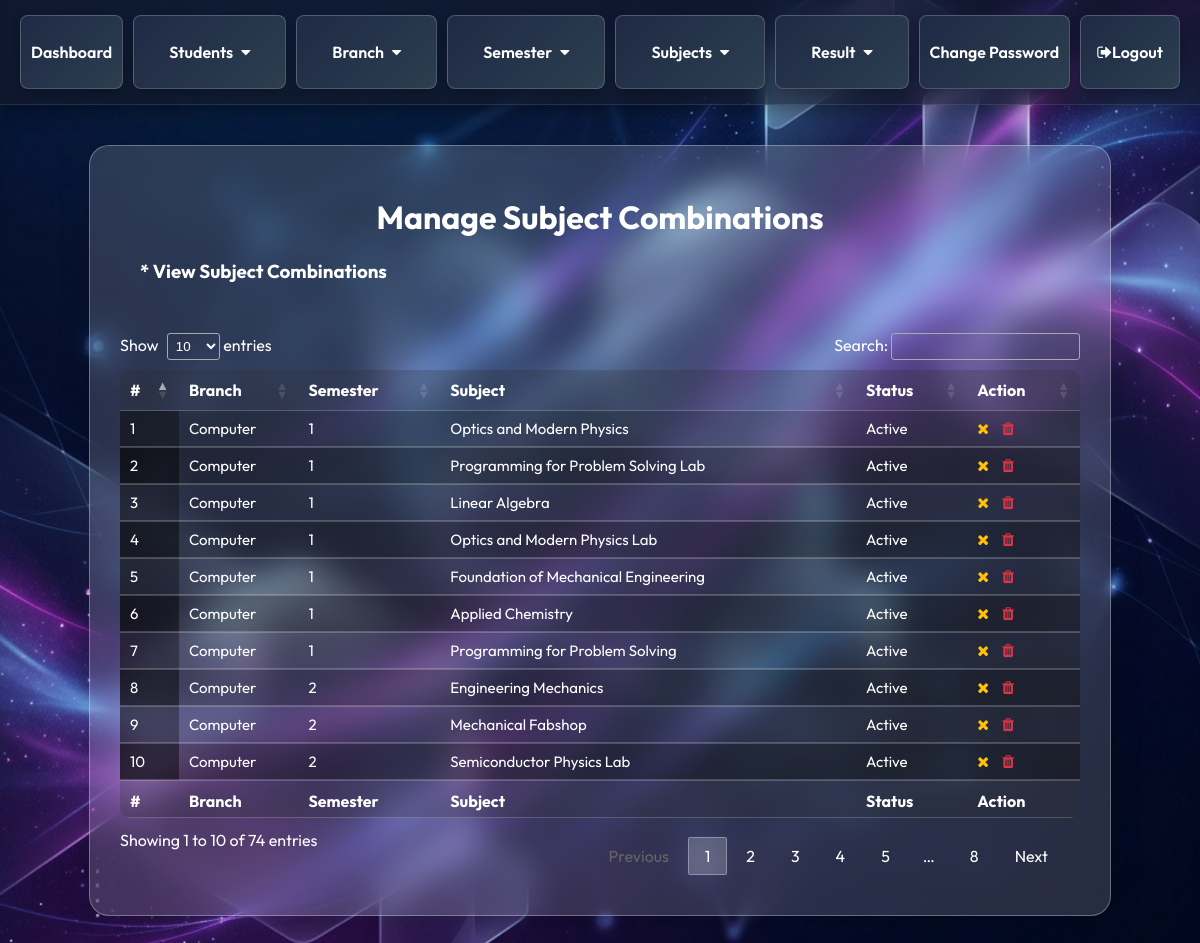
Page /manage-subjcomb.php (signed in) on the committed database.
### tables this page shows
CREATE TABLE `subject_comb` (
  `comb_id` int(200) NOT NULL,
  `branch_id` int(50) NOT NULL,
  `sem_id` int(9) NOT NULL,
  `subj_id` int(200) NOT NULL,
  `status` int(1) NOT NULL
);

CREATE TABLE `branch` (
  `branch_id` int(50) NOT NULL,
  `branch` varchar(100) NOT NULL
);

CREATE TABLE `semester` (
  `sem_id` int(9) NOT NULL,
  `semester` int(100) NOT NULL
);

CREATE TABLE `subjects` (
  `subj_id` int(200) NOT NULL,
  `subj_name` varchar(200) NOT NULL,
  `subj_code` varchar(100) NOT NULL,
  `status` int(1) NOT NULL
);

### manage-subjcomb.php (the view, shortened to what this page needs)
<?php
include "includes/connection.php";
?>
<!DOCTYPE html>
<html lang="en">
<head>
    <link rel="stylesheet" type="text/css" href="css/fp1.css?version=52">
	<link rel="stylesheet" href=
"https://cdn.datatables.net/1.10.22/css/jquery.dataTables.min.css" />
</head>
<body>
    <?php include "nav.php";?>
    <div class="m2">
        <h1 style="text-align:center;">Manage Subject Combinations</h1>
        <h3 style="margin : 20px; margin-bottom:50px">* View Subject Combinations</h3>
        <table id="tableID" class="display">
            <thead  >
                <tr >
                    <th >#</th>
                    <th>Branch</th>
                    <th>Semester</th>
                    <th>Subject</th>
                    <th>Status</th>
                    <th>Action</th>
                </tr>
            </thead>
            <tfoot>
                <tr>
                    <th >#</th>
                    <th>Branch</th>
                    <th>Semester</th>
                    <th>Subject</th>
                    <th>Status</th>
                    <th>Action</th>
                </tr>
            </tfoot>
            <tbody>
<?php
$sql = "SELECT branch.branch, semester.semester, subjects.subj_name, subject_comb.comb_id as scid, subject_comb.status from subject_comb join branch on subject_comb.branch_id = branch.branch_id join semester on subject_comb.sem_id = semester.sem_id join subjects on subjects.subj_id = subject_comb.subj_id order by semester";
$result = mysqli_query($conn, $sql);
$c = 1;
$num = mysqli_num_rows($result);
if($num > 0){
    while($row = mysqli_fetch_assoc($result)){
        ?>
        <tr>
            <td><?php echo $c;?></td>
            <td><?php echo $row['branch'];?></td>
            <td><?php echo $row['semester'];?></td>
            <td><?php echo $row['subj_name'];?></td>
            <td><?php if($row['status'] == 1){
                echo "Active";
            }
            else{
                echo "Blocked";
            };?></td>
<td>
<?php if($row['status']=='0')
{ ?>
<a href="manage-subjcomb.php?acid=<?php echo $row['scid'];?>" onclick="return confirm('Do you really want to activate this subject?');"><i class="fa fa-check" title="Activate Record" style="color: #28a745; margin-right: 10px;"></i> </a><?php } else {?>
<a href="manage-subjcomb.php?did=<?php echo $row['scid'];?>" onclick="return confirm('Do you really want to deactivate this subject?');"><i class="fa fa-times" title="Deactivate Record" style="color: #ffc107; margin-right: 10px;"></i> </a>
<?php }?>
<a href="manage-subjcomb.php?delete=<?php echo $row['scid'];?>" onclick="return confirm('Do you really want to delete this combination?');"><i class="fa fa-trash" title="Delete Record" style="color: #dc3545;"></i> </a>
</td>
</tr>
        <?php
        $c++;
    }
}
?>
            </tbody>
        </table>
    </div>
</body>
</html>

### css/fp1.css (style rules this page uses)
body { margin: 0; padding: 0; font-family: 'Outfit', sans-serif; color: white; }
.m1, .m2 { background: rgba(255, 255, 255, 0.15); backdrop-filter: blur(16px); -webkit-backdrop-filter: blur(16px); border: 1px solid rgba(255, 255, 255, 0.3); border-radius: 20px; box-shadow: 0 8px 32px rgba(0, 0, 0, 0.2); margin: 40px auto; width: 80%; padding: 30px; color: white; }
table { border-collapse: collapse; width: 100%; margin-bottom: 30px; background: rgba(255, 255, 255, 0.05); border-radius: 10px; overflow: hidden; }
th, td { padding: 15px; text-align: left; border-bottom: 1px solid rgba(255, 255, 255, 0.2); }
th { background: rgba(0, 0, 0, 0.2); font-weight: 600; font-size: 16px; }
td { font-size: 15px; }
a { text-decoration: none; color: #4b7bff; transition: color 0.3s ease; }
table.dataTable, table.dataTable th, table.dataTable td { border-color: rgba(255, 255, 255, 0.2) !important; }
table.dataTable.display tbody tr.odd > .sorting_1, table.dataTable.order-column.stripe tbody tr.odd > .sorting_1, table.dataTable.display tbody tr.even > .sorting_1, table.dataTable.order-column.stripe tbody tr.even > .sorting_1, table.dataTable.display tbody tr, table.dataTable.stripe tbody tr.odd, table.dataTable.display tbody tr.odd, table.dataTable.display tbody tr.even { background-color: rgba(0, 0, 0, 0.3) !important; color: white !important; }
table.dataTable tbody tr:nth-child(even), table.dataTable.display tbody tr.even, table.dataTable.display tbody tr.even > .sorting_1 { background-color: rgba(0, 0, 0, 0.45) !important; color: white !important; }
table.dataTable tbody td { color: white !important; }

### css/nav.css (style rules this page uses)
body { margin: 0; padding: 0; font-family: 'Outfit', sans-serif; background-image: url('../images/bg-modern.png'); background-size: cover; background-position: center; background-attachment: fixed; min-height: 100vh; color: #fff; }

### rows in the picture
subject_comb: branch.branch "Computer", sem.semester "1", subj.subj_name "Optics and Modern Physics", status "Active"
subject_comb: branch.branch "Computer", sem.semester "1", subj.subj_name "Programming for Problem Solving Lab", status "Active"
subject_comb: branch.branch "Computer", sem.semester "1", subj.subj_name "Linear Algebra", status "Active"
subject_comb: branch.branch "Computer", sem.semester "1", subj.subj_name "Optics and Modern Physics Lab", status "Active"
subject_comb: branch.branch "Computer", sem.semester "1", subj.subj_name "Foundation of Mechanical Engineering", status "Active"
subject_comb: branch.branch "Computer", sem.semester "1", subj.subj_name "Applied Chemistry", status "Active"
subject_comb: branch.branch "Computer", sem.semester "1", subj.subj_name "Programming for Problem Solving", status "Active"
subject_comb: branch.branch "Computer", sem.semester "2", subj.subj_name "Engineering Mechanics", status "Active"
subject_comb: branch.branch "Computer", sem.semester "2", subj.subj_name "Mechanical Fabshop", status "Active"
subject_comb: branch.branch "Computer", sem.semester "2", subj.subj_name "Semiconductor Physics Lab", status "Active"
